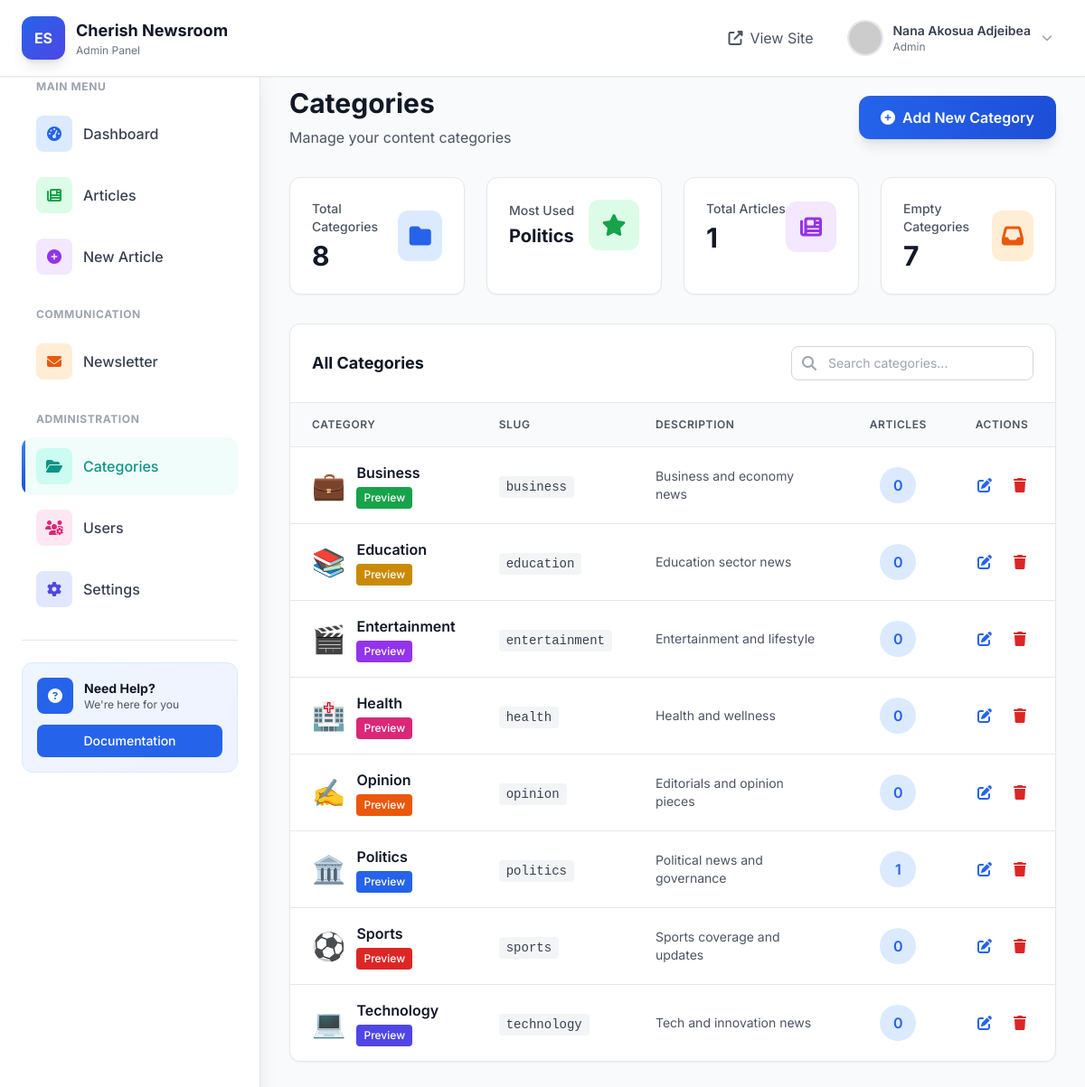
The app's page /admin/categories (signed in) with its own data.
### tables this page shows
CREATE TABLE categories (
            id INTEGER PRIMARY KEY AUTOINCREMENT,
            name TEXT UNIQUE NOT NULL,
            slug TEXT UNIQUE NOT NULL,
            description TEXT,
            icon TEXT,
            color TEXT DEFAULT 'bg-blue-500'
        );

### app.py (the view)
@app.route('/admin/categories')
@admin_required
def admin_categories():
    db = get_db()
    categories = db.execute('''
        SELECT c.*, COUNT(a.id) as article_count
        FROM categories c
        LEFT JOIN articles a ON c.id = a.category_id
        GROUP BY c.id
        ORDER BY c.name
    ''').fetchall()
    total_categories = len(categories)
    empty_categories = len([c for c in categories if c['article_count'] == 0])
    total_articles = sum(c['article_count'] for c in categories)
    most_used = max(categories, key=lambda x: x['article_count']) if categories else None
    stats = {
        'total': total_categories,
        'empty': empty_categories,
        'total_articles': total_articles,
        'most_used': most_used
    }
    db.close()
    return render_template('admin_categories.html', categories=categories, stats=stats)

### templates/admin_categories.html (shortened to what this page needs)
{% extends "admin_base.html" %} {% block title %}Manage Categories{% endblock %}
{% block content %}
<div class="mb-8">
  <div class="flex flex-col md:flex-row md:items-center justify-between gap-4">
    <div>
      <h1 class="text-3xl font-bold text-gray-900 mb-2">Categories</h1>
      <p class="text-gray-600">Manage your content categories</p>
    </div>
    <button
      onclick="openCreateModal()"
      class="bg-gradient-to-r from-blue-600 to-blue-700 hover:from-blue-700 hover:to-blue-800 text-white px-6 py-3 rounded-xl font-semibold transition-all duration-300 shadow-lg hover:shadow-xl flex items-center gap-2"
    >
      <i class="fas fa-plus-circle"></i>
      <span>Add New Category</span>
    </button>
  </div>
</div>
<div class="grid grid-cols-1 md:grid-cols-4 gap-6 mb-8">
  <div class="bg-white rounded-xl shadow-sm border border-gray-200 p-6">
    <div class="flex items-center justify-between">
      <div>
        <p class="text-sm font-medium text-gray-600 mb-1">Total Categories</p>
        <p class="text-3xl font-bold text-gray-900">{{ stats.total }}</p>
      </div>
      <div
        class="w-14 h-14 bg-blue-100 rounded-xl flex items-center justify-center"
      >
        <i class="fas fa-folder text-blue-600 text-2xl"></i>
      </div>
    </div>
  </div>
  <div class="bg-white rounded-xl shadow-sm border border-gray-200 p-6">
    <div class="flex items-center justify-between">
      <div>
        <p class="text-sm font-medium text-gray-600 mb-1">Most Used</p>
        <p class="text-xl font-bold text-gray-900">
          {{ stats.most_used.name if stats.most_used else 'N/A' }}
        </p>
      </div>
      <div
        class="w-14 h-14 bg-green-100 rounded-xl flex items-center justify-center"
      >
        <i class="fas fa-star text-green-600 text-2xl"></i>
      </div>
    </div>
  </div>
  <div class="bg-white rounded-xl shadow-sm border border-gray-200 p-6">
    <div class="flex items-center justify-between">
      <div>
        <p class="text-sm font-medium text-gray-600 mb-1">Total Articles</p>
        <p class="text-3xl font-bold text-gray-900">
          {{ stats.total_articles }}
        </p>
      </div>
      <div
        class="w-14 h-14 bg-purple-100 rounded-xl flex items-center justify-center"
      >
        <i class="fas fa-newspaper text-purple-600 text-2xl"></i>
      </div>
    </div>
  </div>
  <div class="bg-white rounded-xl shadow-sm border border-gray-200 p-6">
    <div class="flex items-center justify-between">
      <div>
        <p class="text-sm font-medium text-gray-600 mb-1">Empty Categories</p>
        <p class="text-3xl font-bold text-gray-900">{{ stats.empty }}</p>
      </div>
      <div
        class="w-14 h-14 bg-orange-100 rounded-xl flex items-center justify-center"
      >
        <i class="fas fa-inbox text-orange-600 text-2xl"></i>
      </div>
    </div>
  </div>
</div>
<div
  class="bg-white rounded-xl shadow-sm border border-gray-200 overflow-hidden"
>
  <div class="p-6 border-b border-gray-200">
    <div
      class="flex flex-col md:flex-row md:items-center justify-between gap-4"
    >
      <h2 class="text-lg font-bold text-gray-900">All Categories</h2>
      <div class="flex items-center gap-3">
        <div class="relative">
          <input
            type="text"
            id="search-input"
            placeholder="Search categories..."
            class="pl-10 pr-4 py-2 border border-gray-300 rounded-lg focus:outline-none focus:border-blue-500 focus:ring-2 focus:ring-blue-200 text-sm"
          />
          <i
            class="fas fa-search absolute left-3 top-1/2 transform -translate-y-1/2 text-gray-400"
          ></i>
        </div>
      </div>
    </div>
  </div>
  <div class="overflow-x-auto">
    <table class="w-full">
      <thead class="bg-gray-50 border-b border-gray-200">
        <tr>
          <th
            class="px-6 py-4 text-left text-xs font-semibold text-gray-600 uppercase tracking-wider"
          >
            Category
          </th>
          <th
            class="px-6 py-4 text-left text-xs font-semibold text-gray-600 uppercase tracking-wider"
          >
            Slug
          </th>
          <th
            class="px-6 py-4 text-left text-xs font-semibold text-gray-600 uppercase tracking-wider"
          >
            Description
          </th>
          <th
            class="px-6 py-4 text-center text-xs font-semibold text-gray-600 uppercase tracking-wider"
          >
            Articles
          </th>
          <th
            class="px-6 py-4 text-center text-xs font-semibold text-gray-600 uppercase tracking-wider"
          >
            Actions
          </th>
        </tr>
      </thead>
      <tbody class="divide-y divide-gray-200" id="categories-tbody">
        {% for category in categories %}
        <tr
          class="hover:bg-gray-50 transition-colors category-row"
          data-search="{{ category.name|lower }} {{ category.slug|lower }}"
        >
          <td class="px-6 py-4">
            <div class="flex items-center gap-3">
              <div class="text-3xl">{{ category.icon }}</div>
              <div>
                <p class="font-semibold text-gray-900">{{ category.name }}</p>
                <span
                  class="{{ category.color }} text-white px-2 py-1 rounded text-xs font-medium mt-1 inline-block"
                >
                  Preview
                </span>
              </div>
            </div>
          </td>
          <td class="px-6 py-4">
            <code class="bg-gray-100 px-2 py-1 rounded text-sm text-gray-700"
              >{{ category.slug }}</code
            >
          </td>
          <td class="px-6 py-4">
            <p class="text-sm text-gray-600 max-w-xs">
              {{ category.description or 'No description' }}
            </p>
          </td>
          <td class="px-6 py-4 text-center">
            <span
              class="inline-flex items-center justify-center w-10 h-10 bg-blue-100 text-blue-600 rounded-full font-semibold"
            >
              {{ category.article_count }}
            </span>
          </td>
          <td class="px-6 py-4">
            <div class="flex items-center justify-center gap-2">
              <button
                onclick="openEditModal({{ category.id }})"
                class="text-blue-600 hover:text-blue-800 hover:bg-blue-50 p-2 rounded-lg transition-colors"
                title="Edit"
              >
                <i class="fas fa-edit"></i>
              </button>
              <button
                onclick="deleteCategory({{ category.id }}, '{{ category.name }}', {{ category.article_count }})"
                class="text-red-600 hover:text-red-800 hover:bg-red-50 p-2 rounded-lg transition-colors"
                title="Delete"
                {%
                if
                category.article_count
              >
                0 %}disabled class="opacity-50 cursor-not-allowed"{% endif %} >
                <i class="fas fa-trash"></i>
              </button>
            </div>
          </td>
        </tr>
        {% endfor %}
      </tbody>
    </table>
  </div>
</div>
{% endblock %}

### records on screen
categories: most_used "Politics", icon "🏛️", name "Politics", slug "politics", description "Political news and governance", article_count "1"
categories: icon "💼", name "Business", slug "business", description "Business and economy news", article_count "0"
categories: icon "📚", name "Education", slug "education", description "Education sector news", article_count "0"
categories: icon "🎬", name "Entertainment", slug "entertainment", description "Entertainment and lifestyle", article_count "0"
categories: icon "🏥", name "Health", slug "health", description "Health and wellness", article_count "0"
categories: icon "✍️", name "Opinion", slug "opinion", description "Editorials and opinion pieces", article_count "0"
categories: icon "⚽", name "Sports", slug "sports", description "Sports coverage and updates", article_count "0"
categories: icon "💻", name "Technology", slug "technology", description "Tech and innovation news", article_count "0"

### other values on screen
{{ session.full_name }} "Nana Akosua Adjeibea"
{{ session.role }} "Admin"
{{ stats.total }} "8"
{{ stats.total_articles }} "1"
{{ stats.empty }} "7"
